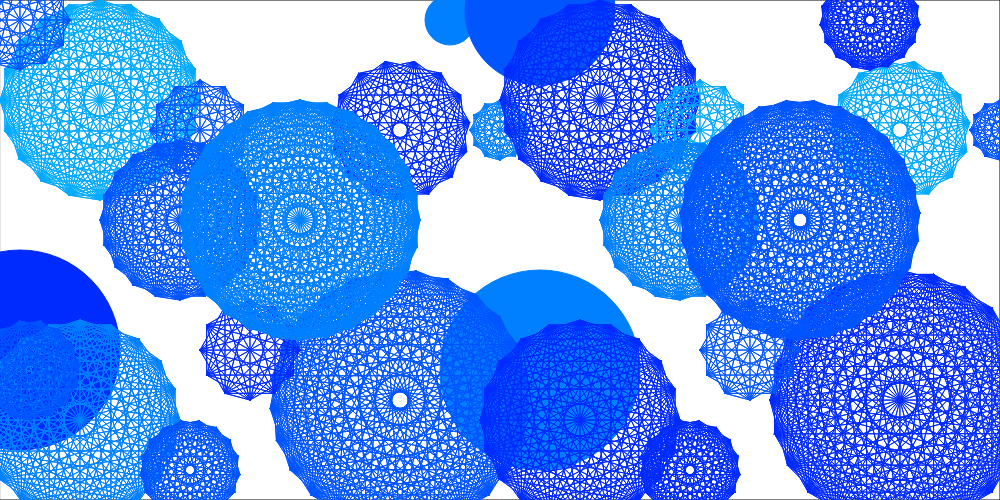
Frame 1 (no input)
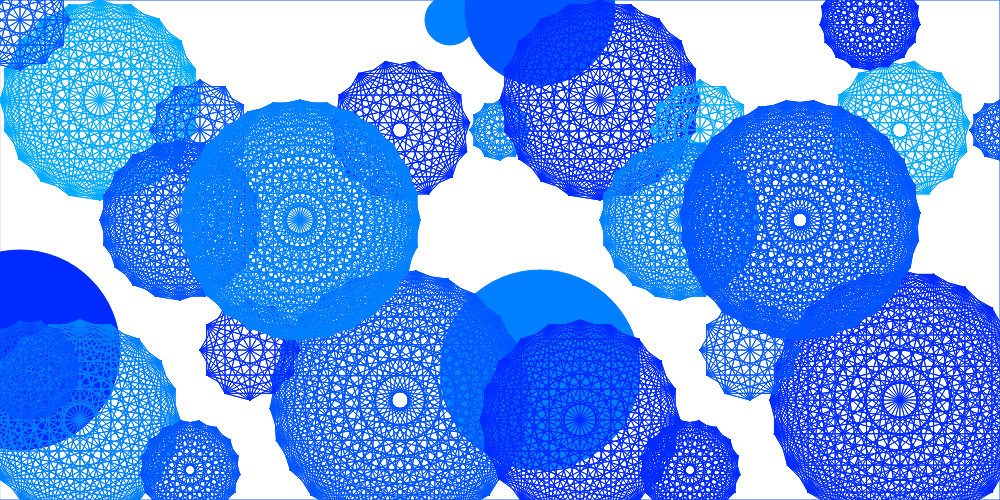
Frame 60 (no input)
Frame 120 (the mouse pressed at the canvas centre since frame 60): identical to frame 60, image omitted

The p5.js sketch that drew these frames (run headless with seeded random() and noise() and a simulated clock; from frame 60 on, the mouse is pressed at the canvas centre):

// p5.js sketch
// ── sketch.js
// VARIABLES
var abc;
var colourx = [];
var coloury = [];
var colourz = [];


function setup() {
  createCanvas(1000, 500);
  colorMode(HSB);
  /* Use for static colours
  COMMENT HERE IF YOU WANT DYNAMIC COLOURS*/
  //setColours();
  hue = createSlider(0, 360, 200);
  //a = createSlider(0, 100, 100);
  a=100;
  abc = createSelect();
  abc.option('hue');
  abc.option('saturation');
  abc.option('brightness');


}

function draw() {
  drawLines();
}

function getPoints(xc, yc) {
  for (var i = 0; i < count; i++) {
    xarr[i] = xc + (rad * sin((2 * (22 / 7) * i) / count));
    yarr[i] = yc + (rad * cos((2 * (22 / 7) * i) / count));
    point(xarr[i], yarr[i]);
  }
}

function setColours() {
  for (var i = 0; i < 50; i++) {

    colourx[i] = random() * 255;
    coloury[i] = random() * 255;
    colourz[i] = random() * 255;

  }
}

function drawLines()

{
if(abc.value() == 'saturation'){
//change saturation
  var colour0 = color(abs(180 - hue.value()), 0, 100);
  var colour1 = color(hue.value(), 30, a);
  var colour2 = color(hue.value(), 50, a);
  var colour3 = color(hue.value(), 70, a);
  var colour4 = color(hue.value(), 90, a);
}
  
  else if(abc.value() == 'brightness')
  {
  //change brightness
  var colour0 = color(abs(180 - hue.value()), 0,100);
  var colour1 = color(hue.value(), a,30);
  var colour2 = color(hue.value(), a,50);
  var colour3 = color(hue.value(), a,70);
  var colour4 = color(hue.value(), a,90);
  }
  else
  {
    //change hue
  var colour0 = color(abs(180 - hue.value()), 0,100);
  var colour1 = color(hue.value() + 10, a,100);
  var colour2 = color(hue.value() + 20, a,100);
  var colour3 = color(hue.value() + 30, a,100);
  var colour4 = color(hue.value() + 00, a,100);
  }

  //colour the rectangle
  fill(colour0);
  rect(0, 0, 1000, 500);


  //the solid circles - in descending lightness of colours
  fill(colour1);
  stroke(colour1);
  ellipse(540, 370, 200, 200);
  ellipse(450, 20, 50, 50);

  fill(colour4);

  fill(colour2);
  stroke(colour2);
  ellipse(540, 10, 150, 150);

  fill(colour3);
  stroke(colour3);
  ellipse(20, 350, 200, 200);


  stroke(colour4);
  lines(100, 100, 20, 100);

  stroke(colour2);
  lines(400, 400, 25, 130);
  lines(200, 130, 12, 50);


  //Much much random line-circles
  lines(180, 220, 20, 80);
  stroke(colour1);
  lines(80, 420, 20, 100);
  stroke(colour3);
  lines(250, 350, 12, 50);
  lines(400, 130, 15, 70);
  stroke(colour1);
  lines(500, 130, 12, 30);
  lines(300, 220, 28, 120);

  stroke(colour2);
  lines(190, 470, 17, 50);
  stroke(colour3);
  lines(600, 100, 20, 100);
  stroke(colour3);
  lines(900, 400, 24, 130);

  stroke(colour4)
  lines(700, 130, 12, 50);
  stroke(colour1);
  lines(680, 220, 20, 80);
  stroke(colour3);
  lines(580, 420, 20, 100);
  stroke(colour2);
  lines(750, 350, 12, 50);
  stroke(colour4)
  lines(900, 130, 15, 70);
  stroke(colour2);
  lines(1000, 130, 12, 30);
  lines(800, 220, 27, 120);
  stroke(colour3);
  lines(690, 470, 17, 50);

  lines(870, 20, 17, 50);
  stroke(colour2);
  lines(30, 370, 15, 50);
  lines(20, 20, 12, 50);

}

function lines(xc, yc, count, rad) {

  var xarr = [];
  var yarr = [];


  for (var i = 0; i < count; i++) {
    xarr[i] = xc + (rad * sin((2 * (22 / 7) * i) / count));
    yarr[i] = yc + (rad * cos((2 * (22 / 7) * i) / count));
    point(xarr[i], yarr[i]);
  }

  for (var i = 0; i < count; i++) {
    for (var j = 0; j < count; j++) {
      if (((i - j) != 1) && ((j - i) != 1)) {
        //stroke(255 / 16 * j, 255 / 256 * i * j, 255 / 16 * i);
        line(xarr[i], yarr[i], xarr[j], yarr[j]);
      }
    }
  }
}
